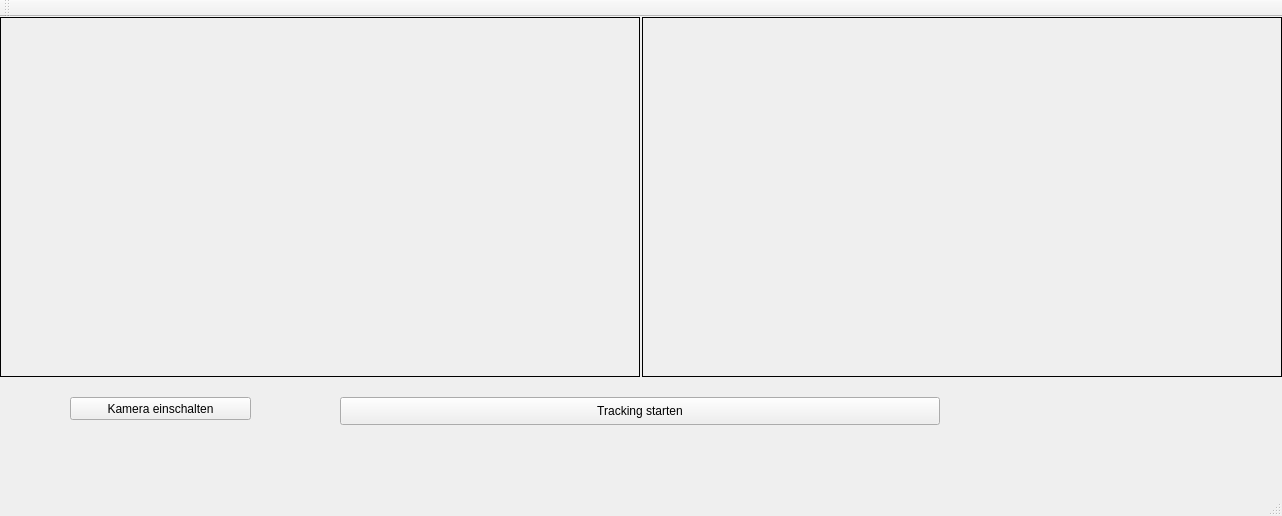
<?xml version="1.0" encoding="UTF-8"?>
<ui version="4.0">
 <class>MainWindow</class>
 <widget class="QMainWindow" name="MainWindow">
  <property name="geometry">
   <rect>
    <x>0</x>
    <y>0</y>
    <width>1282</width>
    <height>516</height>
   </rect>
  </property>
  <property name="windowTitle">
   <string>MainWindow</string>
  </property>
  <widget class="QWidget" name="centralWidget">
   <widget class="QPushButton" name="playStopBtn">
    <property name="geometry">
     <rect>
      <x>340</x>
      <y>380</y>
      <width>600</width>
      <height>28</height>
     </rect>
    </property>
    <property name="text">
     <string>Tracking starten</string>
    </property>
   </widget>
   <widget class="VideoWidget" name="inputFrame">
    <property name="geometry">
     <rect>
      <x>0</x>
      <y>0</y>
      <width>640</width>
      <height>360</height>
     </rect>
    </property>
    <property name="frameShape">
     <enum>QFrame::Box</enum>
    </property>
    <property name="text">
     <string/>
    </property>
    <property name="scaledContents">
     <bool>false</bool>
    </property>
    <property name="alignment">
     <set>Qt::AlignCenter</set>
    </property>
   </widget>
   <widget class="VideoWidget" name="inputFrame_2">
    <property name="geometry">
     <rect>
      <x>642</x>
      <y>0</y>
      <width>640</width>
      <height>360</height>
     </rect>
    </property>
    <property name="frameShape">
     <enum>QFrame::Box</enum>
    </property>
    <property name="text">
     <string/>
    </property>
    <property name="scaledContents">
     <bool>false</bool>
    </property>
    <property name="alignment">
     <set>Qt::AlignCenter</set>
    </property>
   </widget>
   <widget class="QPushButton" name="pushButton">
    <property name="geometry">
     <rect>
      <x>70</x>
      <y>380</y>
      <width>181</width>
      <height>23</height>
     </rect>
    </property>
    <property name="text">
     <string>Kamera einschalten</string>
    </property>
   </widget>
  </widget>
  <widget class="QMenuBar" name="menuBar">
   <property name="geometry">
    <rect>
     <x>0</x>
     <y>0</y>
     <width>1282</width>
     <height>26</height>
    </rect>
   </property>
  </widget>
  <widget class="QToolBar" name="mainToolBar">
   <attribute name="toolBarArea">
    <enum>TopToolBarArea</enum>
   </attribute>
   <attribute name="toolBarBreak">
    <bool>false</bool>
   </attribute>
  </widget>
  <widget class="QStatusBar" name="statusBar"/>
 </widget>
 <layoutdefault spacing="6" margin="11"/>
 <customwidgets>
  <customwidget>
   <class>VideoWidget</class>
   <extends>QLabel</extends>
   <header>videowidget.h</header>
  </customwidget>
 </customwidgets>
 <resources/>
 <connections/>
</ui>
